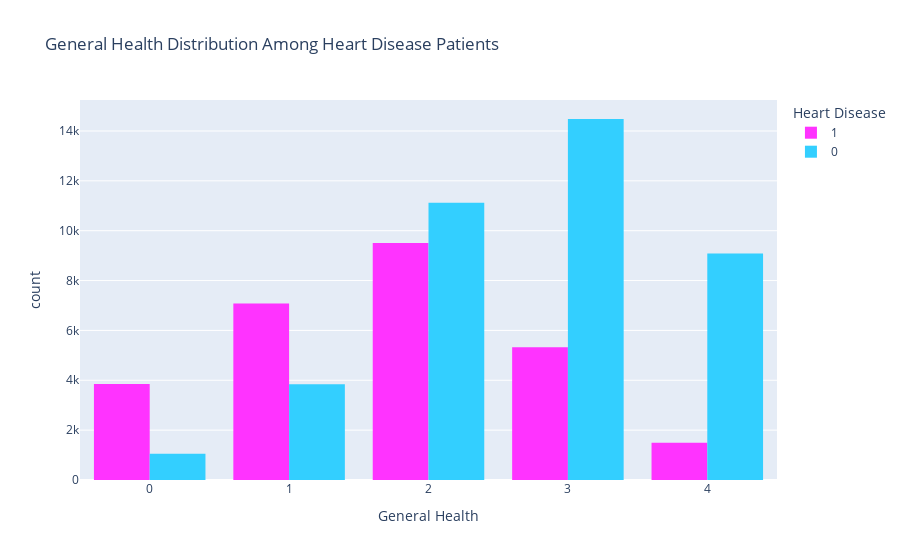

Write notebook code for a chart like this one.
### Code cell
fig = px.histogram(full_data, x="GenHealth", color="HeartDisease", barmode="group",
                    title="General Health Distribution Among Heart Disease Patients",
                    color_discrete_sequence=["#FF33FF", "#33CFFF"],
                    labels={"GenHealth": "General Health", "HeartDisease": "Heart Disease"})
fig.show()

### Figure 1 — Plotly figure (JSON) as saved in the notebook; plotly's stock layout.template omitted (floating-point values rounded to 4 significant figures; data arrays with more than 128 entries replaced by an {"elided": "..."} marker saying what was removed)
{"data": [{"alignmentgroup": "True", "bingroup": "x", "hovertemplate": "Heart Disease=1<br>General Health=%{x}<br>count=%{y}<extra></extra>", "legendgroup": "1", "marker": {"color": "#FF33FF", "pattern": {"shape": ""}}, "name": "1", "offsetgroup": "1", "orientation": "v", "showlegend": true, "type": "histogram", "x": {"elided": "27257 int values"}, "xaxis": "x", "yaxis": "y"}, {"alignmentgroup": "True", "bingroup": "x", "hovertemplate": "Heart Disease=0<br>General Health=%{x}<br>count=%{y}<extra></extra>", "legendgroup": "0", "marker": {"color": "#33CFFF", "pattern": {"shape": ""}}, "name": "0", "offsetgroup": "0", "orientation": "v", "showlegend": true, "type": "histogram", "x": {"elided": "39572 int values"}, "xaxis": "x", "yaxis": "y"}], "layout": {"barmode": "group", "legend": {"title": {"text": "Heart Disease"}, "tracegroupgap": 0}, "title": {"text": "General Health Distribution Among Heart Disease Patients"}, "xaxis": {"anchor": "y", "domain": [0, 1], "title": {"text": "General Health"}}, "yaxis": {"anchor": "x", "domain": [0, 1], "title": {"text": "count"}}}}
